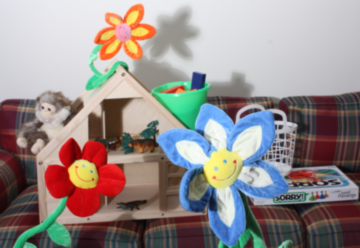
#> input picture a1-Image_Matching/img/im3-0.png, 360 x 248 px, found by its file name
$ python T2-SSD.py
#> lines starting #> are read from the running program, lines starting #| are printed output that depends on the picture
from PIL import Image
import numpy as np


def cal_intensity(x, y, array1, array2, pSize):

    p = pSize // 2
    # calculate pa's sum
    sum_a = 0
    for m in range(2 * p + 1):
        for n in range(2 * p + 1):
            sum_a += array1[x - p + m, y - p + n]
    B_w = np.size(array2, 1)
    disparity = {}
    # assume i == x
    for j in range(B_w):
        sum_b = 0
        for m in range(2 * p + 1):
            for n in range(2 * p + 1):
                if j - p > 0 and j + p < B_w:
                    sum_b += array2[x - p + m, j - p + n]

        tem = np.square(sum_b - sum_a)
        disparity[j] = tem
    print(disparity)
    return disparity


im1 = Image.open('/Users/deb/Documents/images/output/im3-0.png').convert('L')
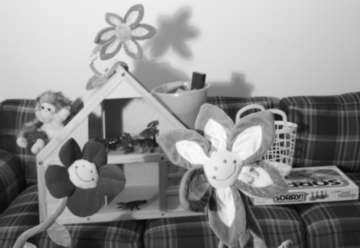
#> im1: PIL image 360x248 L; min 7, max 252, mean 144.3
im2 = Image.open('/Users/deb/Documents/images/output/im3-1E.png').convert('L')
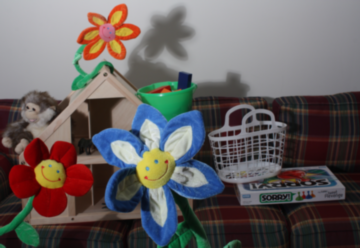
#> input picture a1-Image_Matching/img/im3-1E.png, 360 x 248 px, found by its file name
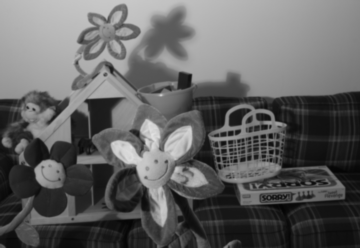
#> im2: PIL image 360x248 L; min 3, max 226, mean 98.2

# intensity array
array1 = np.array(im1)
array2 = np.array(im2)

patch_size = 1
x = 120
y = 61
disparity = cal_intensity(x, y, array1, array2, patch_size)
#> after the loop in cal_intensity, `for m in range(2 * p + 1):`: sum_a = 168
#> in cal_intensity, `B_w = np.size(array2, 1)`: B_w = 360
#> the loop in cal_intensity, `for j in range(B_w):` made 360 passes
#> tem on passes 1 to 3: 28224, 21025, 20449
#> after the loop in cal_intensity, `for j in range(B_w):`: disparity = 360 items
#> (printed output is left out)
#> disparity = 360 items
idx = np.argmin(disparity)
#> idx = 0
print(idx)
#| 0
